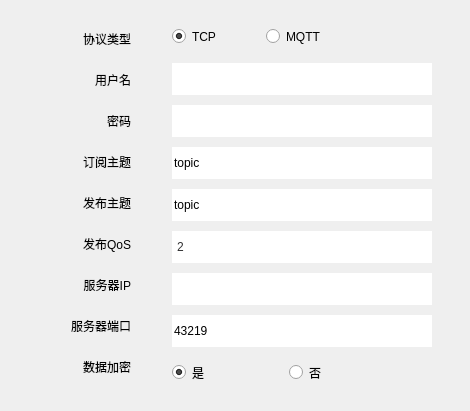
     <widget class="QGroupBox" name="mode_1">
      <property name="geometry">
       <rect>
        <x>0</x>
        <y>130</y>
        <width>470</width>
        <height>411</height>
       </rect>
      </property>
      <property name="minimumSize">
       <size>
        <width>470</width>
        <height>0</height>
       </size>
      </property>
      <property name="maximumSize">
       <size>
        <width>470</width>
        <height>16777215</height>
       </size>
      </property>
      <property name="styleSheet">
       <string notr="true">border : none;</string>
      </property>
      <property name="title">
       <string/>
      </property>
      <layout class="QGridLayout" name="gridLayout_9">
       <item row="0" column="0">
        <widget class="QGroupBox" name="groupBox_11">
         <property name="minimumSize">
          <size>
           <width>115</width>
           <height>0</height>
          </size>
         </property>
         <property name="maximumSize">
          <size>
           <width>115</width>
           <height>16777215</height>
          </size>
         </property>
         <property name="title">
          <string/>
         </property>
         <layout class="QGridLayout" name="gridLayout_7">
          <item row="4" column="0">
           <widget class="QLabel" name="label_36">
            <property name="minimumSize">
             <size>
              <width>0</width>
              <height>32</height>
             </size>
            </property>
            <property name="maximumSize">
             <size>
              <width>16777215</width>
              <height>32</height>
             </size>
            </property>
            <property name="text">
             <string>发布主题</string>
            </property>
            <property name="alignment">
             <set>Qt::AlignRight|Qt::AlignTrailing|Qt::AlignVCenter</set>
            </property>
           </widget>
          </item>
          <item row="9" column="0">
           <widget class="QLabel" name="label_13">
            <property name="minimumSize">
             <size>
              <width>0</width>
              <height>32</height>
             </size>
            </property>
            <property name="maximumSize">
             <size>
              <width>16777215</width>
              <height>32</height>
             </size>
            </property>
            <property name="text">
             <string>数据加密</string>
            </property>
            <property name="alignment">
             <set>Qt::AlignRight|Qt::AlignTrailing|Qt::AlignVCenter</set>
            </property>
           </widget>
          </item>
          <item row="3" column="0">
           <widget class="QLabel" name="label_10">
            <property name="minimumSize">
             <size>
              <width>0</width>
              <height>32</height>
             </size>
            </property>
            <property name="maximumSize">
             <size>
              <width>16777215</width>
              <height>32</height>
             </size>
            </property>
            <property name="text">
             <string>订阅主题</string>
            </property>
            <property name="alignment">
             <set>Qt::AlignRight|Qt::AlignTrailing|Qt::AlignVCenter</set>
            </property>
           </widget>
          </item>
          <item row="6" column="0">
           <widget class="QLabel" name="label_11">
            <property name="minimumSize">
             <size>
              <width>0</width>
              <height>32</height>
             </size>
            </property>
            <property name="maximumSize">
             <size>
              <width>16777215</width>
              <height>32</height>
             </size>
            </property>
            <property name="text">
             <string>服务器IP</string>
            </property>
            <property name="alignment">
             <set>Qt::AlignRight|Qt::AlignTrailing|Qt::AlignVCenter</set>
            </property>
           </widget>
          </item>
          <item row="7" column="0">
           <widget class="QLabel" name="label_12">
            <property name="minimumSize">
             <size>
              <width>0</width>
              <height>32</height>
             </size>
            </property>
            <property name="maximumSize">
             <size>
              <width>16777215</width>
              <height>32</height>
             </size>
            </property>
            <property name="text">
             <string>服务器端口</string>
            </property>
            <property name="alignment">
             <set>Qt::AlignRight|Qt::AlignTrailing|Qt::AlignVCenter</set>
            </property>
           </widget>
          </item>
          <item row="0" column="0">
           <widget class="QLabel" name="label_8">
            <property name="minimumSize">
             <size>
              <width>0</width>
              <height>32</height>
             </size>
            </property>
            <property name="maximumSize">
             <size>
              <width>16777215</width>
              <height>32</height>
             </size>
            </property>
            <property name="text">
             <string>协议类型</string>
            </property>
            <property name="alignment">
             <set>Qt::AlignRight|Qt::AlignTrailing|Qt::AlignVCenter</set>
            </property>
           </widget>
          </item>
          <item row="1" column="0">
           <widget class="QLabel" name="label_9">
            <property name="minimumSize">
             <size>
              <width>0</width>
              <height>32</height>
             </size>
            </property>
            <property name="maximumSize">
             <size>
              <width>16777215</width>
              <height>32</height>
             </size>
            </property>
            <property name="text">
             <string>用户名</string>
            </property>
            <property name="alignment">
             <set>Qt::AlignRight|Qt::AlignTrailing|Qt::AlignVCenter</set>
            </property>
           </widget>
          </item>
          <item row="2" column="0">
           <widget class="QLabel" name="label_35">
            <property name="minimumSize">
             <size>
              <width>0</width>
              <height>32</height>
             </size>
            </property>
            <property name="maximumSize">
             <size>
              <width>16777215</width>
              <height>32</height>
             </size>
            </property>
            <property name="text">
             <string>密码</string>
            </property>
            <property name="alignment">
             <set>Qt::AlignRight|Qt::AlignTrailing|Qt::AlignVCenter</set>
            </property>
           </widget>
          </item>
          <item row="5" column="0">
           <widget class="QLabel" name="label_37">
            <property name="minimumSize">
             <size>
              <width>0</width>
              <height>32</height>
             </size>
            </property>
            <property name="maximumSize">
             <size>
              <width>16777215</width>
              <height>32</height>
             </size>
            </property>
            <property name="text">
             <string>发布QoS</string>
            </property>
            <property name="alignment">
             <set>Qt::AlignRight|Qt::AlignTrailing|Qt::AlignVCenter</set>
            </property>
           </widget>
          </item>
         </layout>
        </widget>
       </item>
       <item row="0" column="1">
        <widget class="QGroupBox" name="groupBox_12">
         <property name="minimumSize">
          <size>
           <width>285</width>
           <height>0</height>
          </size>
         </property>
         <property name="maximumSize">
          <size>
           <width>285</width>
           <height>16777215</height>
          </size>
         </property>
         <property name="title">
          <string/>
         </property>
         <layout class="QGridLayout" name="gridLayout_8">
          <property name="leftMargin">
           <number>0</number>
          </property>
          <property name="topMargin">
           <number>0</number>
          </property>
          <property name="rightMargin">
           <number>0</number>
          </property>
          <property name="bottomMargin">
           <number>0</number>
          </property>
          <property name="spacing">
           <number>0</number>
          </property>
          <item row="0" column="0">
           <widget class="QGroupBox" name="groupBox_8">
            <property name="minimumSize">
             <size>
              <width>150</width>
              <height>32</height>
             </size>
            </property>
            <property name="maximumSize">
             <size>
              <width>150</width>
              <height>32</height>
             </size>
            </property>
            <property name="styleSheet">
             <string notr="true">QRadioButton::indicator:checked
{
	border-image:url(:/png/shuncom_ico/png_ico/单选框.png)
}</string>
            </property>
            <property name="title">
             <string/>
            </property>
            <layout class="QGridLayout" name="gridLayout_4">
             <property name="leftMargin">
              <number>0</number>
             </property>
             <property name="topMargin">
              <number>0</number>
             </property>
             <property name="rightMargin">
              <number>0</number>
             </property>
             <property name="bottomMargin">
              <number>0</number>
             </property>
             <property name="spacing">
              <number>0</number>
             </property>
             <item row="0" column="0">
              <widget class="QRadioButton" name="radioButton">
               <property name="text">
                <string>TCP</string>
               </property>
               <property name="checked">
                <bool>true</bool>
               </property>
              </widget>
             </item>
             <item row="0" column="1">
              <spacer name="horizontalSpacer_2">
               <property name="orientation">
                <enum>Qt::Horizontal</enum>
               </property>
               <property name="sizeHint" stdset="0">
                <size>
                 <width>45</width>
                 <height>20</height>
                </size>
               </property>
              </spacer>
             </item>
             <item row="0" column="2">
              <widget class="QRadioButton" name="radioButton_2">
               <property name="text">
                <string>MQTT</string>
               </property>
               <property name="checked">
                <bool>false</bool>
               </property>
              </widget>
             </item>
            </layout>
           </widget>
          </item>
          <item row="5" column="0">
           <widget class="QComboBox" name="comboBox_2">
            <property name="minimumSize">
             <size>
              <width>260</width>
              <height>32</height>
             </size>
            </property>
            <property name="maximumSize">
             <size>
              <width>260</width>
              <height>32</height>
             </size>
            </property>
            <property name="styleSheet">
             <string notr="true">QComboBox{
	
	color: rgb(50, 50, 51);
	
	background-color: rgb(255, 255, 255);
	border : none;
}
QComboBox::down-arrow{
	image: url(:/png/shuncom_ico/png_ico/下拉4.png);
	hight : 16px;
	width : 16px;
	
}
QComboBox::drop-down{
	border-style: none;
}</string>
            </property>
            <item>
             <property name="text">
              <string>2</string>
             </property>
            </item>
            <item>
             <property name="text">
              <string>1</string>
             </property>
            </item>
            <item>
             <property name="text">
              <string>0</string>
             </property>
            </item>
           </widget>
          </item>
          <item row="4" column="0">
           <widget class="QLineEdit" name="lineEdit_14">
            <property name="minimumSize">
             <size>
              <width>260</width>
              <height>32</height>
             </size>
            </property>
            <property name="maximumSize">
             <size>
              <width>260</width>
              <height>32</height>
             </size>
            </property>
            <property name="styleSheet">
             <string notr="true">background-color: rgb(255, 255, 255);</string>
            </property>
            <property name="text">
             <string>topic</string>
            </property>
           </widget>
          </item>
          <item row="7" column="0">
           <widget class="QLineEdit" name="lineEdit_3">
            <property name="minimumSize">
             <size>
              <width>260</width>
              <height>32</height>
             </size>
            </property>
            <property name="maximumSize">
             <size>
              <width>260</width>
              <height>32</height>
             </size>
            </property>
            <property name="styleSheet">
             <string notr="true">background-color: rgb(255, 255, 255);</string>
            </property>
            <property name="text">
             <string>43219</string>
            </property>
           </widget>
          </item>
          <item row="1" column="0">
           <widget class="QLineEdit" name="lineEdit_9">
            <property name="minimumSize">
             <size>
              <width>260</width>
              <height>32</height>
             </size>
            </property>
            <property name="maximumSize">
             <size>
              <width>260</width>
              <height>32</height>
             </size>
            </property>
            <property name="styleSheet">
             <string notr="true">background-color: rgb(255, 255, 255);</string>
            </property>
            <property name="text">
             <string/>
            </property>
           </widget>
          </item>
          <item row="2" column="0">
           <widget class="QLineEdit" name="lineEdit_13">
            <property name="minimumSize">
             <size>
              <width>260</width>
              <height>32</height>
             </size>
            </property>
            <property name="maximumSize">
             <size>
              <width>260</width>
              <height>32</height>
             </size>
            </property>
            <property name="styleSheet">
             <string notr="true">background-color: rgb(255, 255, 255);</string>
            </property>
            <property name="text">
             <string/>
            </property>
           </widget>
          </item>
          <item row="3" column="0">
           <widget class="QLineEdit" name="lineEdit_2">
            <property name="minimumSize">
             <size>
              <width>260</width>
              <height>32</height>
             </size>
            </property>
            <property name="maximumSize">
             <size>
              <width>260</width>
              <height>32</height>
             </size>
            </property>
            <property name="styleSheet">
             <string notr="true">background-color: rgb(255, 255, 255);</string>
            </property>
            <property name="text">
             <string>topic</string>
            </property>
           </widget>
          </item>
          <item row="8" column="0">
           <widget class="QGroupBox" name="groupBox_10">
            <property name="minimumSize">
             <size>
              <width>150</width>
              <height>32</height>
             </size>
            </property>
            <property name="maximumSize">
             <size>
              <width>150</width>
              <height>32</height>
             </size>
            </property>
            <property name="styleSheet">
             <string notr="true">QRadioButton::indicator:checked
{
	border-image:url(:/png/shuncom_ico/png_ico/单选框.png)
}</string>
            </property>
            <property name="title">
             <string/>
            </property>
            <layout class="QGridLayout" name="gridLayout_6">
             <property name="leftMargin">
              <number>0</number>
             </property>
             <property name="topMargin">
              <number>0</number>
             </property>
             <property name="rightMargin">
              <number>0</number>
             </property>
             <property name="bottomMargin">
              <number>0</number>
             </property>
             <property name="spacing">
              <number>0</number>
             </property>
             <item row="0" column="0">
              <widget class="QRadioButton" name="radioButton_3">
               <property name="text">
                <string>是</string>
               </property>
               <property name="checked">
                <bool>true</bool>
               </property>
              </widget>
             </item>
             <item row="0" column="1">
              <spacer name="horizontalSpacer_3">
               <property name="orientation">
                <enum>Qt::Horizontal</enum>
               </property>
               <property name="sizeHint" stdset="0">
                <size>
                 <width>48</width>
                 <height>20</height>
                </size>
               </property>
              </spacer>
             </item>
             <item row="0" column="2">
              <widget class="QRadioButton" name="radioButton_4">
               <property name="text">
                <string>否</string>
               </property>
              </widget>
             </item>
            </layout>
           </widget>
          </item>
          <item row="6" column="0">
           <widget class="QLineEdit" name="lineEdit_15">
            <property name="minimumSize">
             <size>
              <width>260</width>
              <height>32</height>
             </size>
            </property>
            <property name="maximumSize">
             <size>
              <width>260</width>
              <height>32</height>
             </size>
            </property>
            <property name="styleSheet">
             <string notr="true">background-color: rgb(255, 255, 255);</string>
            </property>
            <property name="text">
             <string/>
            </property>
           </widget>
          </item>
         </layout>
        </widget>
       </item>
      </layout>
     </widget>
